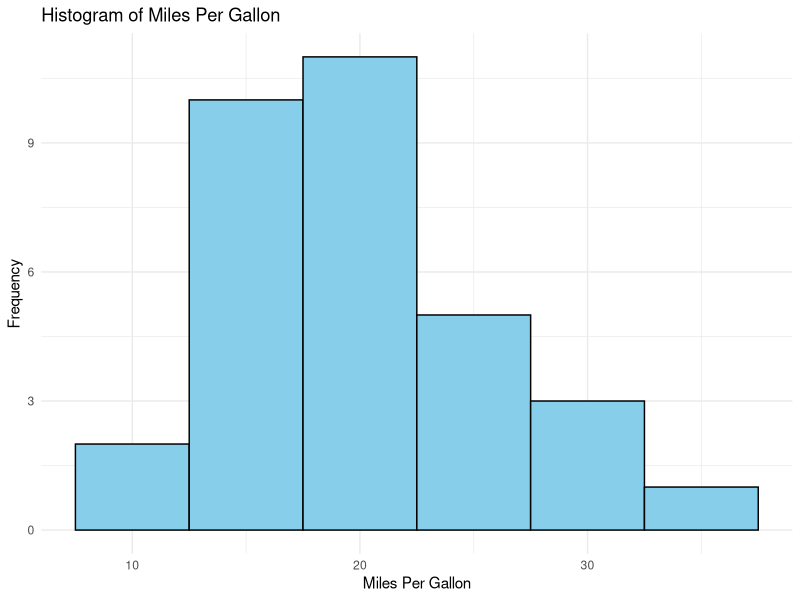
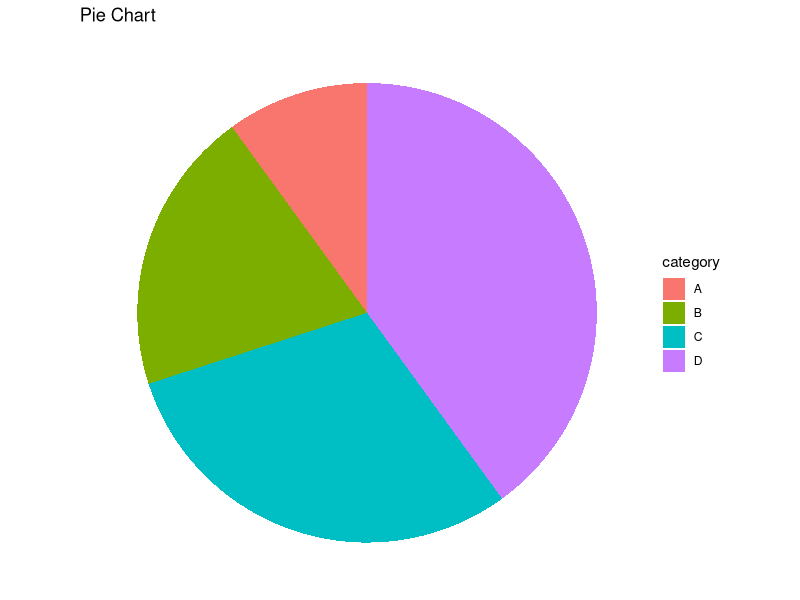
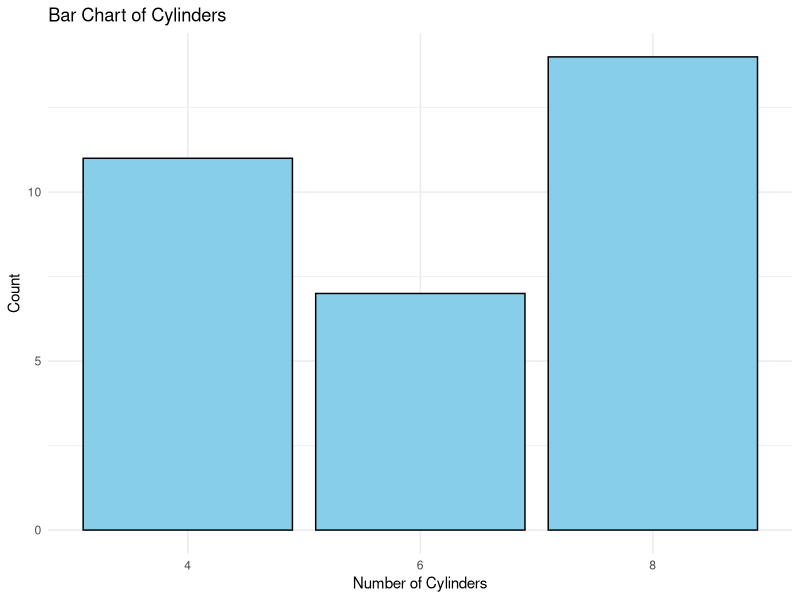
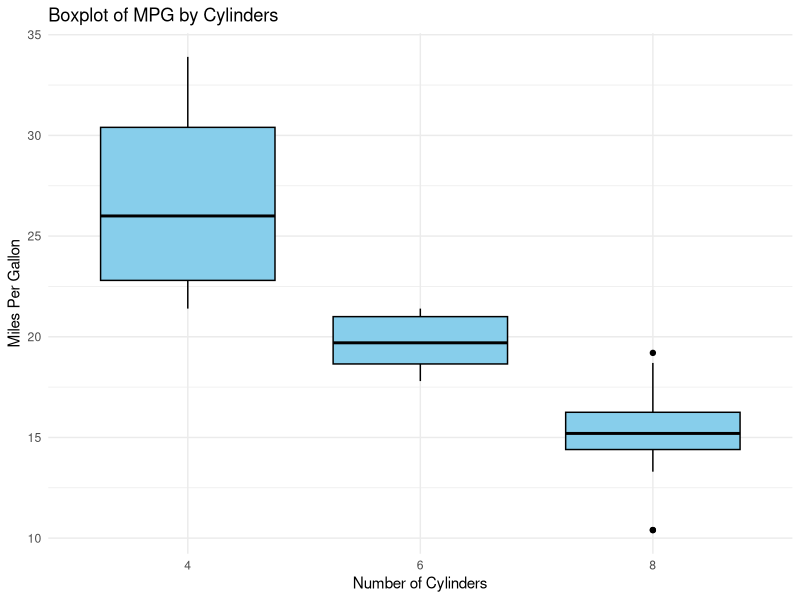
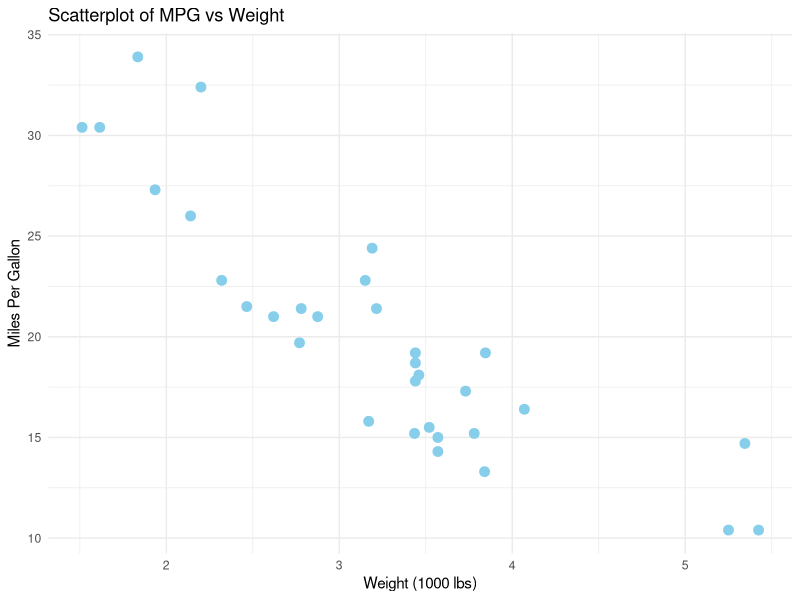

Generate these figures, in order, with R:
## ---- chunk 1
# Load ggplot2
library(ggplot2)

ggplot(mtcars, aes(x = mpg)) +
  geom_histogram(binwidth = 5, fill = "skyblue", color = "black") +
  theme_minimal() +
  labs(title = "Histogram of Miles Per Gallon", x = "Miles Per Gallon", y = "Frequency")

## ---- chunk 2
pie_data <- data.frame(
  category = c("A", "B", "C", "D"),
  value = c(10, 20, 30, 40)
)

ggplot(pie_data, aes(x = "", y = value, fill = category)) +
  geom_bar(stat = "identity", width = 1) +
  coord_polar(theta = "y") +
  theme_void() +
  labs(title = "Pie Chart")


## ---- chunk 3
ggplot(mtcars, aes(x = as.factor(cyl))) +
  geom_bar(fill = "skyblue", color = "black") +
  theme_minimal() +
  labs(title = "Bar Chart of Cylinders", x = "Number of Cylinders", y = "Count")

## ---- chunk 4
ggplot(mtcars, aes(x = as.factor(cyl), y = mpg)) +
  geom_boxplot(fill = "skyblue", color = "black") +
  theme_minimal() +
  labs(title = "Boxplot of MPG by Cylinders", x = "Number of Cylinders", y = "Miles Per Gallon")

## ---- chunk 5
# Example: Scatterplot of `mpg` vs `wt` (weight) in `mtcars`
ggplot(mtcars, aes(x = wt, y = mpg)) +
  geom_point(color = "skyblue", size = 3) +
  theme_minimal() +
  labs(title = "Scatterplot of MPG vs Weight", x = "Weight (1000 lbs)", y = "Miles Per Gallon")


